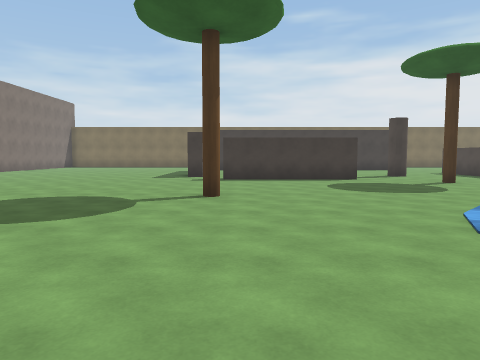
View 1 (above)

18 first-person views from a walk through a 3-D level made in the Unity game engine. The camera is 1.4 m above the floor, tilts 4° down and sees 70° across. The floor is counted in squares, 2 m on a side. Each view is taken from the middle of a square. On the plan, view 1 faces up. The plan holds only what a view shows up to about 11 squares ahead; the rest is blank. The place goes on beyond the plan. The player is left out. Surface patterns are stand-ins for the level's own textures.

View 2
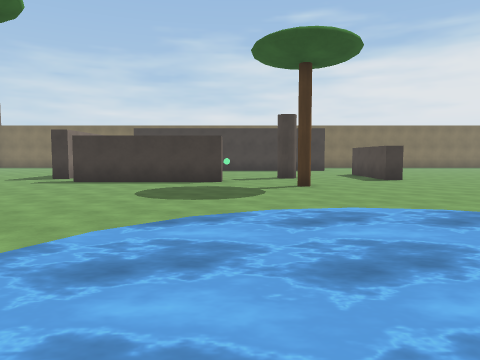

View 3
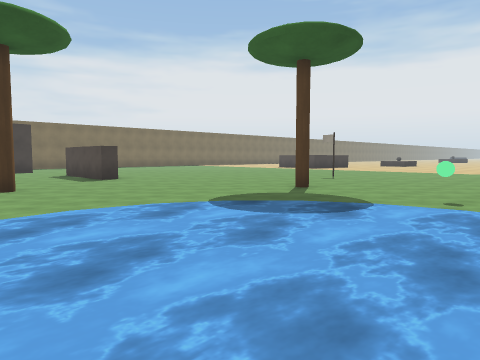

View 4
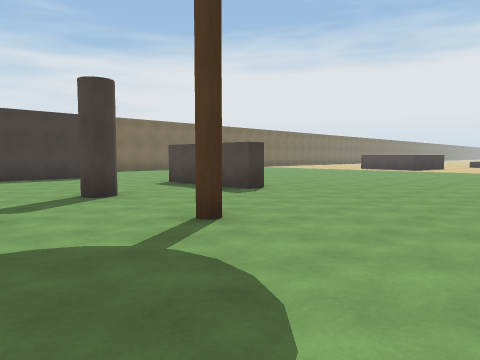

View 5
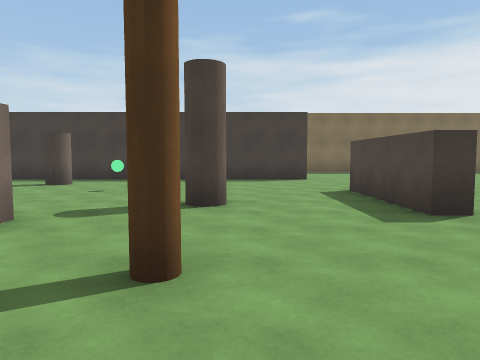

View 6
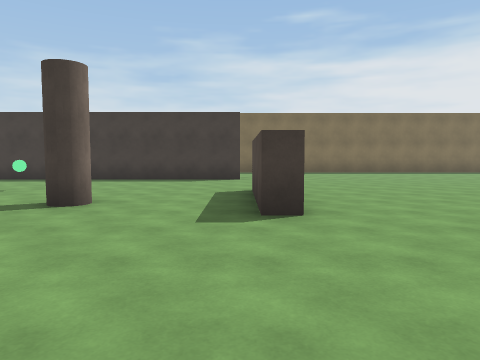

View 7
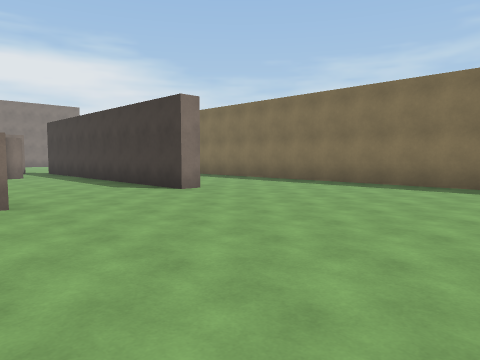

View 8
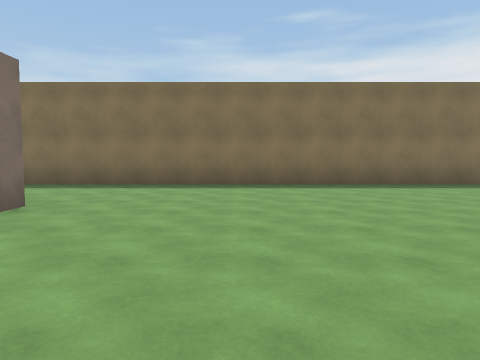

View 9
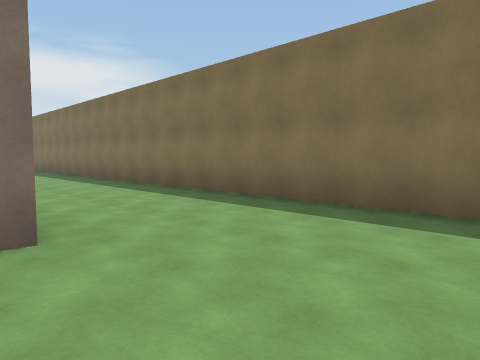

View 10
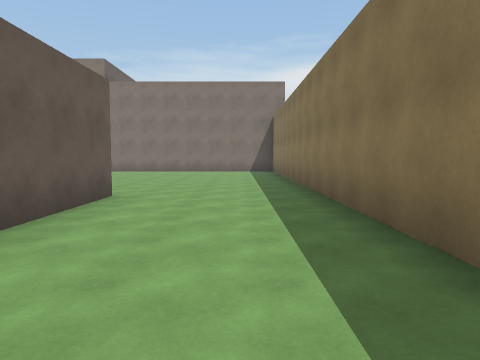

View 11
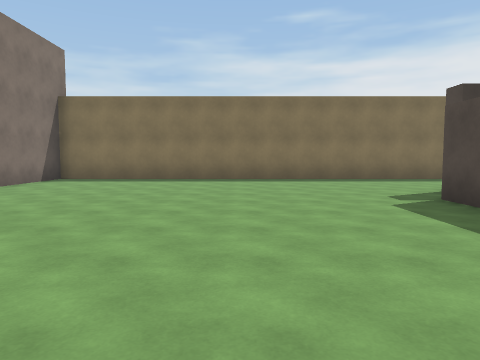

View 12
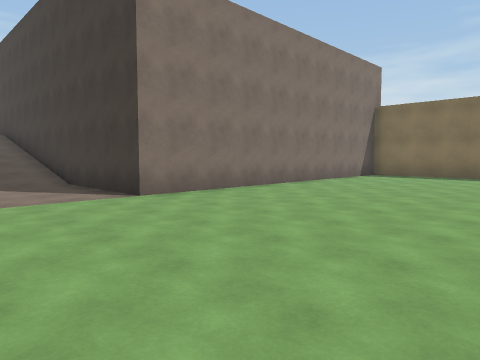

View 13
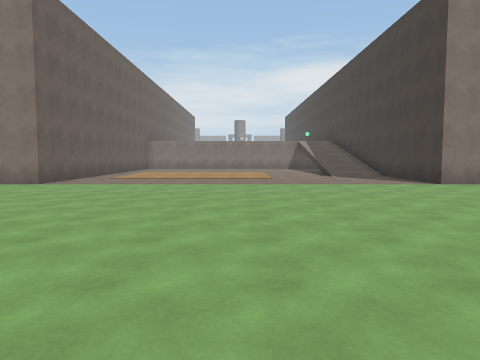

View 14
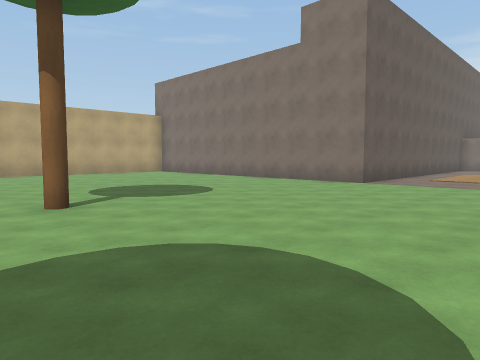

View 15
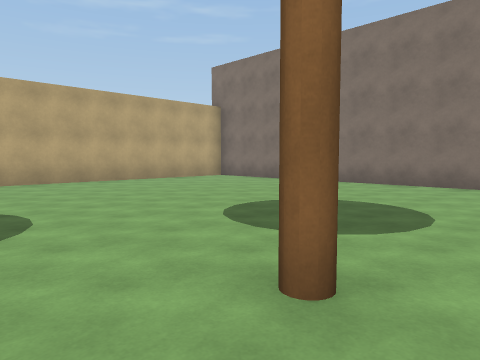

View 16
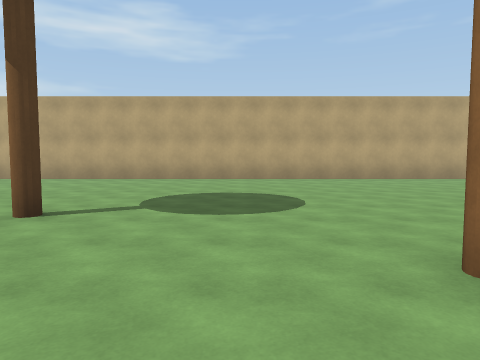

View 17
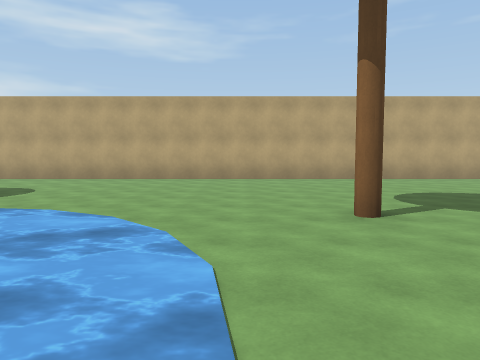

View 18
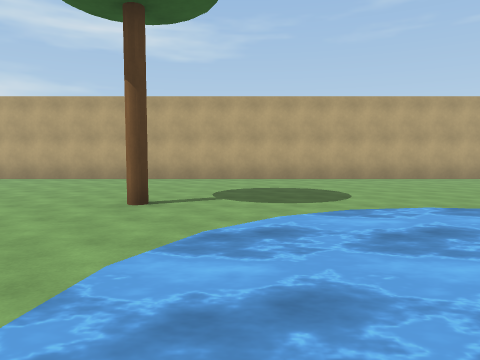

### Floor plan
Key: @ floor where view 1 was taken; # wall or solid block; . floor; ~ water the walk can cross; O other object.
Columns run from 13 left of view 1 to 15 right of it. Each row starts with its distance up from view 1.
 22   ###########################
 21   #..........................
 20   #..........................
 19   #..........................
 18   #..........................
 17   #.........##########.......
 16   #........##.OO............
 15   #........   OO............
 14   #........   ...O..........
 13   #........    ......#......
 12 ###........#    ..O..#....
 11 .............   .....#.....
 10 .............####...........
  9 ..................#..........
  8 .............................
  7 ...........................
  6 ............#...............
  5 .................~~~~..#.....
  4 ................~~~~~~.......
  3 ................~~~~~~.......
  2 ###.............~~~~~~~O..
  1   #......#......~~~~~~..
  0   #..........@..~~ ~~~..
 -1   #..........#...~~~~....
 -2   #...................#...
 -3   #  .....................
 -4   #........................
 -5   #.........................
 -6     ........................
 -7      ........................
 -8     #########################

Where each view was taken, in squares from view 1:
view 1: 0 up, 0 right, facing up
view 2: 1 up, 4 right, facing up
view 3: 1 up, 4 right, facing up-right
view 4: 6 up, 3 right, facing up-right
view 5: 7 up, 6 right, facing up
view 6: 7 up, 8 right, facing up
view 7: 13 up, 14 right, facing up-left
view 8: 13 up, 11 right, facing up
view 9: 17 up, 11 right, facing up-left
view 10: 20 up, 5 right, facing left
view 11: 11 up, 5 left, facing up
view 12: 9 up, 5 left, facing up-left
view 13: 7 up, 2 left, facing left
view 14: 6 up, 2 left, facing down-left
view 15: 2 up, 2 left, facing down-left
view 16: 3 up, 2 left, facing down
view 17: 3 up, 2 right, facing down
view 18: 3 up, 8 right, facing down
